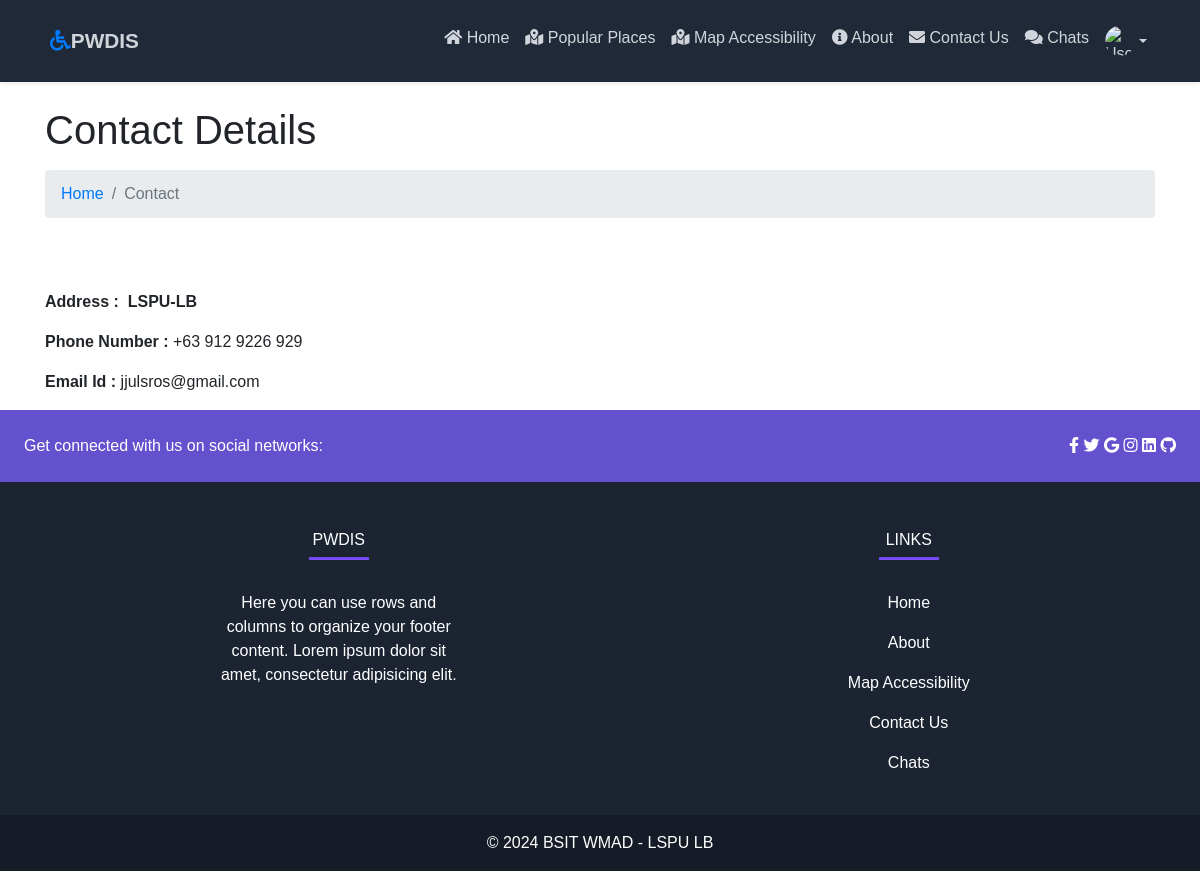
The page /contact-us.php on the database its author committed.
### tables this page shows
CREATE TABLE `tblpages` (
  `id` int(11) NOT NULL,
  `PageName` varchar(200) DEFAULT NULL,
  `PageTitle` mediumtext DEFAULT NULL,
  `Description` longtext DEFAULT NULL,
  `PostingDate` timestamp NULL DEFAULT current_timestamp(),
  `UpdationDate` timestamp NULL DEFAULT NULL ON UPDATE current_timestamp()
);

### contact-us.php (the view, shortened to what this page needs)
<?php
include('includes/config.php');
?>
<!DOCTYPE html>
<html lang="en">
  <head>
    <link href="vendor/bootstrap/css/bootstrap.min.css" rel="stylesheet">
    <link href="css/modern-business.css" rel="stylesheet">
  </head>
  <body>
    <?php include('includes/header.php');?>
    <div class="container">
<?php
$pagetype='contactus';
$query=mysqli_query($con,"select PageTitle,Description from tblpages where PageName='$pagetype'");
while($row=mysqli_fetch_array($query))
{
?>
      <h1 class="mt-4 mb-3"><?php echo htmlentities($row['PageTitle'])?> </h1>
      <ol class="breadcrumb">
        <li class="breadcrumb-item">
          <a href="index.php">Home</a>
        </li>
        <li class="breadcrumb-item active">Contact</li>
      </ol>
      <div class="row">
        <div class="col-lg-12">
          <p><?php echo $row['Description'];?></p>
        </div>
      </div>
<?php } ?>
    </div>
 <?php include('includes/footer.php');?>
  </body>
</html>

### css/modern-business.css (style rules this page uses)
body { font-family: "Poppins", sans-serif; }
@media (min-width: 992px) { body { padding-top: 0; } }

### rows shown on the page
tblpages: PageTitle "Contact Details", Description "Address : LSPU-LB Phone Number : +63 912 9226 929 Email Id : jjulsros@gmail.com"
